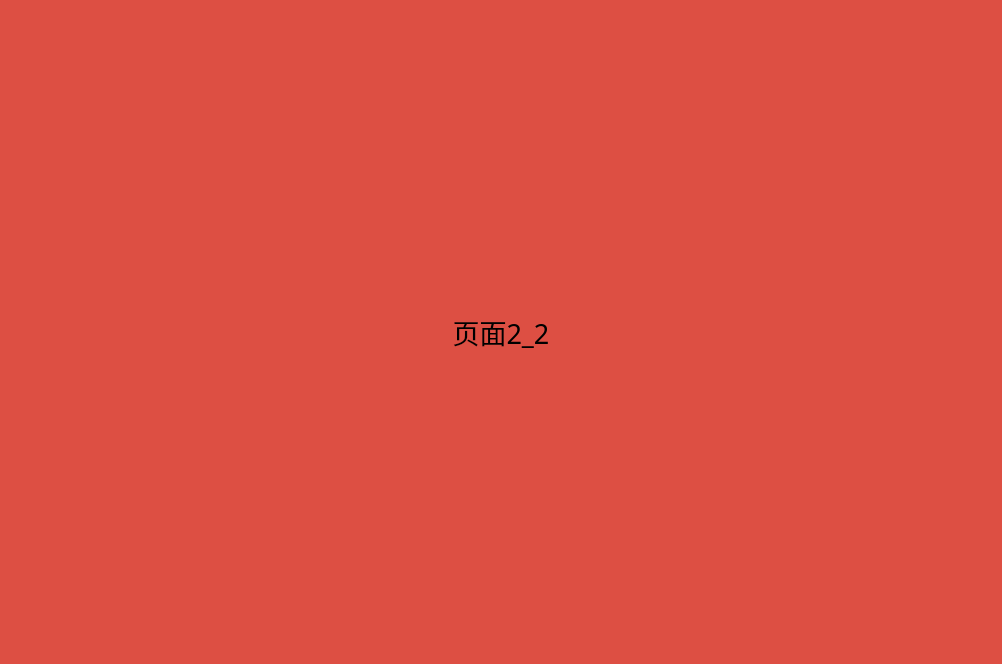
<?xml version="1.0" encoding="UTF-8"?>
<ui version="4.0">
 <class>Form</class>
 <widget class="QWidget" name="Form">
  <property name="geometry">
   <rect>
    <x>0</x>
    <y>0</y>
    <width>1002</width>
    <height>664</height>
   </rect>
  </property>
  <property name="windowTitle">
   <string>Form</string>
  </property>
  <property name="styleSheet">
   <string notr="true">background-color:rgb(221, 79, 67)</string>
  </property>
  <layout class="QHBoxLayout" name="horizontalLayout">
   <item>
    <widget class="QLabel" name="label">
     <property name="font">
      <font>
       <family>微软雅黑</family>
       <pointsize>20</pointsize>
      </font>
     </property>
     <property name="text">
      <string>页面2_2</string>
     </property>
     <property name="alignment">
      <set>Qt::AlignCenter</set>
     </property>
    </widget>
   </item>
  </layout>
 </widget>
 <resources/>
 <connections/>
</ui>
